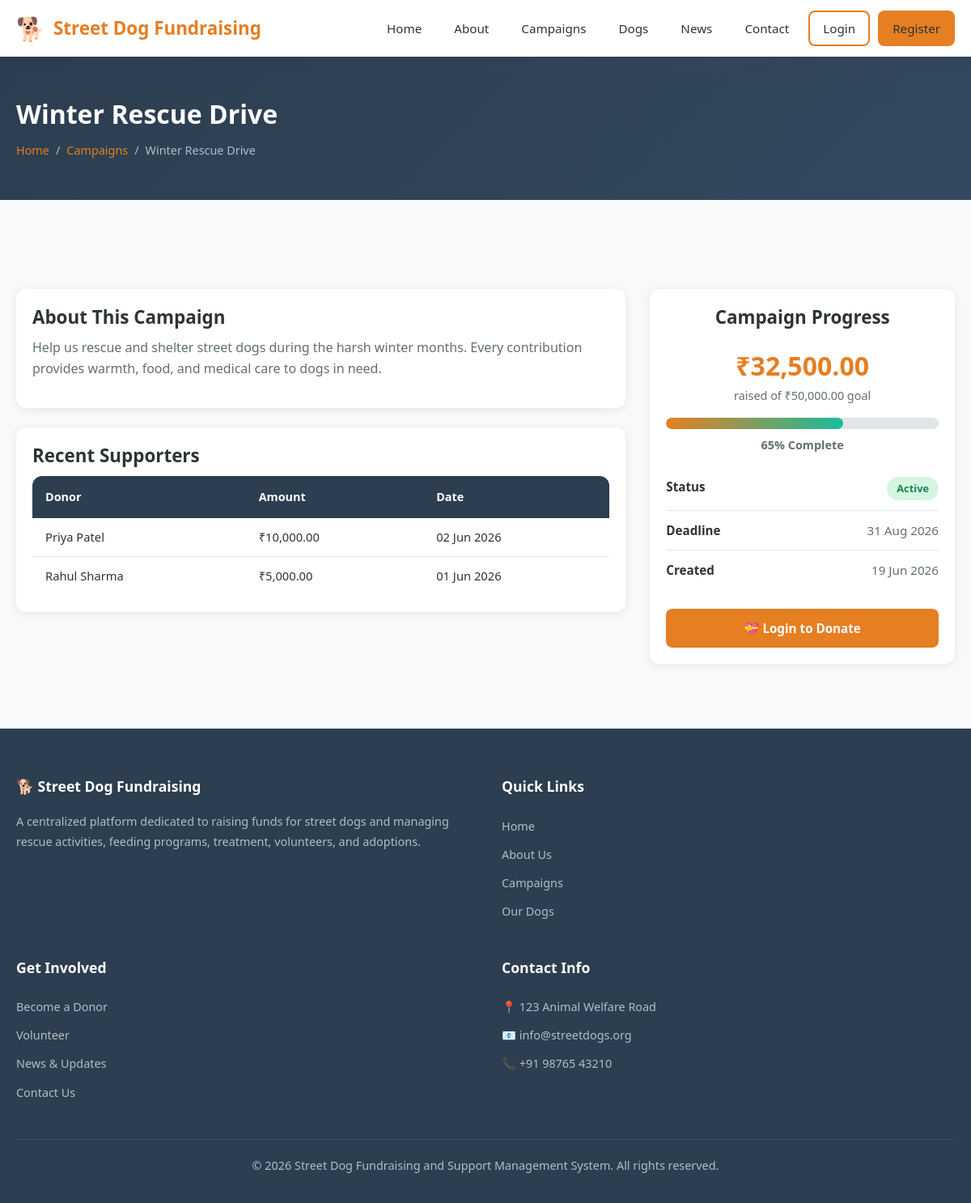
The page /campaign-detail.php?id=1 on the database its author committed.
### tables this page shows
CREATE TABLE campaigns (
    id INT AUTO_INCREMENT PRIMARY KEY,
    title VARCHAR(200) NOT NULL,
    description TEXT NOT NULL,
    goal_amount DECIMAL(12, 2) NOT NULL,
    current_amount DECIMAL(12, 2) NOT NULL DEFAULT 0.00,
    deadline DATE NOT NULL,
    image VARCHAR(255) DEFAULT NULL,
    status ENUM('active', 'completed', 'closed', 'deleted') NOT NULL DEFAULT 'active',
    created_at DATETIME DEFAULT CURRENT_TIMESTAMP,
    updated_at DATETIME DEFAULT CURRENT_TIMESTAMP ON UPDATE CURRENT_TIMESTAMP,
    INDEX idx_status (status),
    INDEX idx_deadline (deadline)
);

CREATE TABLE donations (
    id INT AUTO_INCREMENT PRIMARY KEY,
    user_id INT NOT NULL,
    campaign_id INT NOT NULL,
    amount DECIMAL(12, 2) NOT NULL,
    transaction_id VARCHAR(50) NOT NULL UNIQUE,
    is_anonymous TINYINT(1) NOT NULL DEFAULT 0,
    date DATETIME DEFAULT CURRENT_TIMESTAMP,
    FOREIGN KEY (user_id) REFERENCES users(id) ON DELETE CASCADE,
    FOREIGN KEY (campaign_id) REFERENCES campaigns(id) ON DELETE CASCADE,
    INDEX idx_user (user_id),
    INDEX idx_campaign (campaign_id),
    INDEX idx_date (date)
);

CREATE TABLE users (
    id INT AUTO_INCREMENT PRIMARY KEY,
    name VARCHAR(100) NOT NULL,
    email VARCHAR(150) NOT NULL UNIQUE,
    password VARCHAR(255) NOT NULL,
    role ENUM('admin', 'donor', 'volunteer') NOT NULL DEFAULT 'donor',
    status ENUM('active', 'inactive') NOT NULL DEFAULT 'active',
    security_question VARCHAR(255) DEFAULT NULL,
    security_answer VARCHAR(255) DEFAULT NULL,
    created_at DATETIME DEFAULT CURRENT_TIMESTAMP,
    updated_at DATETIME DEFAULT CURRENT_TIMESTAMP ON UPDATE CURRENT_TIMESTAMP,
    INDEX idx_email (email),
    INDEX idx_role (role)
);

### php/functions.php (called while the page is built, shortened)
<?php
require_once __DIR__ . '/config.php';
function isLoggedIn() {
    return isset($_SESSION['user_id']) && !empty($_SESSION['user_id']);
}
function dbQuery($sql, $params = [], $types = '') {
    global $conn;
    $stmt = $conn->prepare($sql);
    if (!empty($params)) {
        $stmt->bind_param($types, ...$params);
    }
    $stmt->execute();
    return $stmt;
}
function dbFetchAll($sql, $params = [], $types = '') {
    $stmt = dbQuery($sql, $params, $types);
    $result = $stmt->get_result();
    $rows = $result->fetch_all(MYSQLI_ASSOC);
    return $rows;
}
function dbFetchOne($sql, $params = [], $types = '') {
    $stmt = dbQuery($sql, $params, $types);
    $result = $stmt->get_result();
    $row = $result->fetch_assoc();
    return $row;
}
function formatCurrency($amount) {
    return '₹' . number_format($amount, 2);
}
function formatDate($date) {
    return date('d M Y', strtotime($date));
}
function getStatusBadge($status) {
    $badges = [
        'active' => 'badge-success',
        'completed' => 'badge-info',
        'closed' => 'badge-secondary',
        'deleted' => 'badge-danger',
        'rescued' => 'badge-warning',
        'under_treatment' => 'badge-warning',
        'recovered' => 'badge-success',
        'adopted' => 'badge-info',
        'pending' => 'badge-warning',
        'in_progress' => 'badge-info',
        'cancelled' => 'badge-danger',
        'approved' => 'badge-success',
        'rejected' => 'badge-danger',
        'available' => 'badge-success',
        'busy' => 'badge-warning',
        'on_leave' => 'badge-secondary',
        'healthy' => 'badge-success',
        'injured' => 'badge-danger',
        'critical' => 'badge-danger',
        'vaccinated' => 'badge-success',
        'not_vaccinated' => 'badge-danger',
        'partially_vaccinated' => 'badge-warning',
    ];
    return $badges[$status] ?? 'badge-secondary';
}
function formatStatus($status) {
    return ucwords(str_replace('_', ' ', $status));
}
function progressPercent($current, $goal) {
    $pct = ($current / $goal) * 100;
    return min(100, round($pct));
}

### campaign-detail.php (the view, shortened to what this page needs)
<?php
require_once 'php/functions.php';
$id = (int)($_GET['id'] ?? 0);
$campaign = dbFetchOne("SELECT * FROM campaigns WHERE id = ? AND status != 'deleted'", [$id], 'i');
$recentDonations = dbFetchAll(
    "SELECT d.*, u.name AS donor_name FROM donations d JOIN users u ON d.user_id = u.id WHERE d.campaign_id = ? ORDER BY d.date DESC LIMIT 10",
    [$id], 'i'
);
require_once 'includes/header.php';
?>
<div class="page-header">
    <div class="container">
        <h1><?php echo htmlspecialchars($campaign['title']); ?></h1>
        <div class="breadcrumb"><a href="index.php">Home</a> <span>/</span> <a href="campaigns.php">Campaigns</a> <span>/</span> <span><?php echo htmlspecialchars($campaign['title']); ?></span></div>
    </div>
</div>
<section class="section">
    <div class="container">
        <div class="campaign-detail-grid">
            <div>
                <div class="card" style="transform:none;">
                    <div class="card-body">
                        <h3>About This Campaign</h3>
                        <p><?php echo nl2br(htmlspecialchars($campaign['description'])); ?></p>
                    </div>
                </div>
                <?php if (!empty($recentDonations)): ?>
                <div class="card mt-3" style="transform:none;">
                    <div class="card-body">
                        <h3>Recent Supporters</h3>
                        <div class="table-wrapper" style="box-shadow:none;">
                            <table>
                                <thead><tr><th>Donor</th><th>Amount</th><th>Date</th></tr></thead>
                                <tbody>
                                <?php foreach ($recentDonations as $d): ?>
                                <tr>
                                    <td><?php echo $d['is_anonymous'] ? 'Anonymous' : htmlspecialchars($d['donor_name']); ?></td>
                                    <td><?php echo formatCurrency($d['amount']); ?></td>
                                    <td><?php echo formatDate($d['date']); ?></td>
                                </tr>
                                <?php endforeach; ?>
                                </tbody>
                            </table>
                        </div>
                    </div>
                </div>
                <?php endif; ?>
            </div>
            <div class="campaign-sidebar">
                <div class="card" style="transform:none;">
                    <div class="card-body">
                        <h3 style="text-align:center; margin-bottom:20px;">Campaign Progress</h3>
                        <div style="text-align:center; margin-bottom:16px;">
                            <span style="font-size:2rem; font-weight:800; color:var(--primary);"><?php echo formatCurrency($campaign['current_amount']); ?></span>
                            <p style="margin:0; font-size:0.9rem;">raised of <?php echo formatCurrency($campaign['goal_amount']); ?> goal</p>
                        </div>
                        <div class="progress-bar" style="height:14px;">
                            <div class="progress-fill" data-width="<?php echo progressPercent($campaign['current_amount'], $campaign['goal_amount']); ?>" style="width:0%"></div>
                        </div>
                        <p class="text-center" style="font-size:0.9rem; margin-top:8px; font-weight:600;"><?php echo progressPercent($campaign['current_amount'], $campaign['goal_amount']); ?>% Complete</p>
                        <ul class="detail-list mt-2">
                            <li><span class="label">Status</span> <span class="badge <?php echo getStatusBadge($campaign['status']); ?>"><?php echo formatStatus($campaign['status']); ?></span></li>
                            <li><span class="label">Deadline</span> <span class="value"><?php echo formatDate($campaign['deadline']); ?></span></li>
                            <li><span class="label">Created</span> <span class="value"><?php echo formatDate($campaign['created_at']); ?></span></li>
                        </ul>
                        <?php if ($campaign['status'] === 'active'): ?>
                            <?php if (isLoggedIn() && getUserRole() === 'donor'): ?>
                                <a href="php/donor/donate.php?campaign_id=<?php echo $campaign['id']; ?>" class="btn btn-primary btn-block mt-3">💝 Donate Now</a>
                            <?php else: ?>
                                <a href="login.php" class="btn btn-primary btn-block mt-3">💝 Login to Donate</a>
                            <?php endif; ?>
                        <?php else: ?>
                            <button class="btn btn-secondary btn-block mt-3" disabled>Campaign <?php echo formatStatus($campaign['status']); ?></button>
                        <?php endif; ?>
                    </div>
                </div>
            </div>
        </div>
    </div>
</section>
<?php require_once 'includes/footer.php'; ?>

### css/style.css (style rules this page uses)
:root { --primary: #E67E22; --primary-dark: #D35400; --primary-light: #FDEBD0; --secondary: #1ABC9C; --secondary-dark: #16A085; --accent: #E74C3C; --accent-dark: #C0392B; --bg-light: #F8F9FA; --bg-dark: #2C3E50; --bg-darker: #1a252f; --text-primary: #2D3436; --text-secondary: #636E72; --text-light: #B2BEC3; --success: #27AE60; --warning: #F39C12; --danger: #E74C3C; --info: #3498DB; --white: #FFFFFF; --card-bg: #FFFFFF; --border: #DFE6E9; --shadow: 0 2px 12px rgba(0,0,0,0.08); --shadow-lg: 0 8px 30px rgba(0,0,0,0.12); --radius: 12px; --radius-sm: 8px; --radius-lg: 20px; --transition: all 0.3s ease; --font: 'Segoe UI', -apple-system, BlinkMacSystemFont, sans-serif; }
*, *::before, *::after { margin: 0; padding: 0; box-sizing: border-box; }
html { scroll-behavior: smooth; }
body { font-family: var(--font); font-size: 16px; line-height: 1.6; color: var(--text-primary); background: var(--bg-light); min-height: 100vh; display: flex; flex-direction: column; }
a { color: var(--primary); text-decoration: none; transition: var(--transition); }
ul, ol { list-style: none; }
h1, h2, h3, h4, h5, h6 { font-weight: 700; line-height: 1.3; color: var(--text-primary); margin-bottom: 0.5em; }
h1 { font-size: 2.2rem; }
h3 { font-size: 1.4rem; }
p { margin-bottom: 1em; color: var(--text-secondary); }
.container { width: 100%; max-width: 1200px; margin: 0 auto; padding: 0 20px; }
.btn { display: inline-flex; align-items: center; justify-content: center; gap: 8px; padding: 10px 24px; font-size: 0.95rem; font-weight: 600; font-family: var(--font); border: 2px solid transparent; border-radius: var(--radius-sm); cursor: pointer; transition: var(--transition); text-align: center; white-space: nowrap; }
.btn-primary { background: var(--primary); color: var(--white); }
.btn-block { display: flex; width: 100%; }
.card { background: var(--card-bg); border-radius: var(--radius); box-shadow: var(--shadow); overflow: hidden; transition: var(--transition); }
.card-body { padding: 20px; }
.progress-bar { width: 100%; height: 10px; background: var(--border); border-radius: 10px; overflow: hidden; margin: 8px 0; }
.progress-fill { height: 100%; border-radius: 10px; background: linear-gradient(90deg, var(--primary), var(--secondary)); transition: width 1s ease; }
.badge { display: inline-block; padding: 4px 12px; font-size: 0.8rem; font-weight: 600; border-radius: 20px; text-transform: capitalize; }
.badge-success { background: #D5F5E3; color: #1E8449; }
.table-wrapper { overflow-x: auto; background: var(--card-bg); border-radius: var(--radius); box-shadow: var(--shadow); }
table { width: 100%; border-collapse: collapse; }
table thead { background: var(--bg-dark); color: var(--white); }
table th { padding: 14px 16px; text-align: left; font-weight: 600; font-size: 0.9rem; white-space: nowrap; }
table td { padding: 12px 16px; border-bottom: 1px solid var(--border); font-size: 0.92rem; }
table tbody tr:last-child td { border-bottom: none; }
.section { padding: 80px 0; }
.page-header { background: linear-gradient(135deg, var(--bg-dark), #34495E); padding: 50px 0; color: var(--white); }
.page-header h1 { color: var(--white); font-size: 2rem; margin-bottom: 8px; }
.breadcrumb { display: flex; gap: 8px; font-size: 0.9rem; margin-top: 12px; }
.breadcrumb a { color: var(--primary); }
.breadcrumb span { color: var(--text-light); }
.text-center { text-align: center; }
.mt-2 { margin-top: 16px; }
.mt-3 { margin-top: 24px; }
.detail-list { list-style: none; }
.detail-list li { display: flex; justify-content: space-between; padding: 12px 0; border-bottom: 1px solid var(--border); font-size: 0.95rem; }
.detail-list li:last-child { border-bottom: none; }
.detail-list .label { font-weight: 600; color: var(--text-primary); }
.detail-list .value { color: var(--text-secondary); }
.campaign-detail-grid { display: grid; grid-template-columns: 2fr 1fr; gap: 30px; margin-top: 30px; }
.campaign-sidebar .card { position: sticky; top: 90px; }

### rows shown on the page
campaigns: title "Winter Rescue Drive", description "Help us rescue and shelter street dogs during the harsh winter months. Every contribution provides warmth, food, and medical care to dogs in need.", current_amount "₹32,500.00", goal_amount "₹50,000.00", current_amount+goal_amount "65", status "Active", deadline "31 Aug 2026", created_at "19 Jun 2026"
donations: user.name "Priya Patel", amount "₹10,000.00", date "02 Jun 2026"
donations: user.name "Rahul Sharma", amount "₹5,000.00", date "01 Jun 2026"
